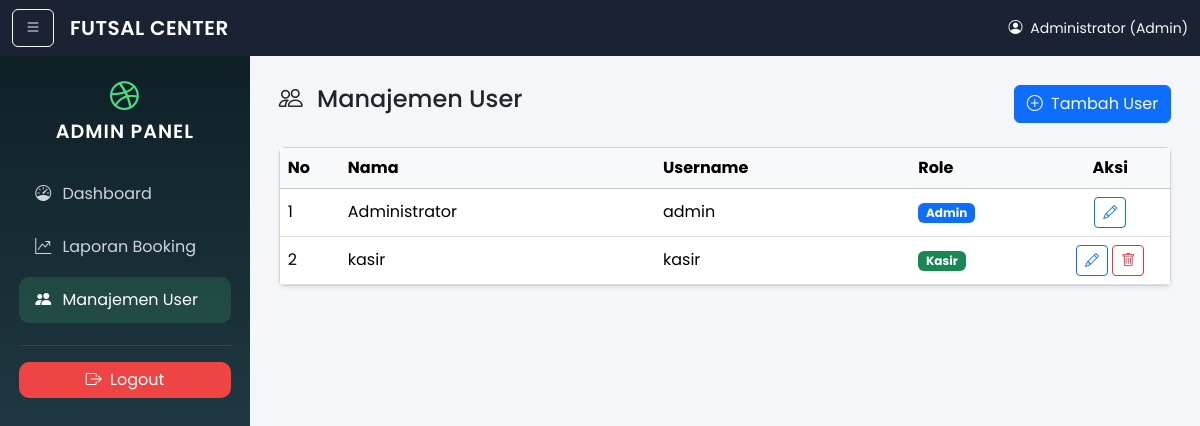
The page /admin/users.php (signed in) on the database its author committed.
### tables this page shows
CREATE TABLE `users` (
  `id` int(11) NOT NULL,
  `nama` varchar(100) NOT NULL,
  `username` varchar(50) NOT NULL,
  `password` varchar(255) NOT NULL,
  `role` enum('admin','kasir') NOT NULL,
  `status` enum('aktif','nonaktif') DEFAULT 'aktif',
  `created_at` timestamp NOT NULL DEFAULT current_timestamp()
);

### admin/users.php (the view, shortened to what this page needs)
<?php
require_once '../config/koneksi.php';
$users = $koneksi->query("SELECT * FROM users ORDER BY id ASC");
?>
<div class="d-flex justify-content-between align-items-center mb-4">
    <h4><i class="bi bi-people me-2"></i> Manajemen User</h4>
    <button class="btn btn-primary" data-bs-toggle="modal" data-bs-target="#modalTambahUser">
        <i class="bi bi-plus-circle me-1"></i> Tambah User
    </button>
</div>
<div class="card shadow-sm">
    <div class="card-body p-0">
        <table class="table table-hover mb-0 align-middle">
            <thead class="table-light">
                <tr>
                    <th width="60">No</th>
                    <th>Nama</th>
                    <th>Username</th>
                    <th width="140">Role</th>
                    <th width="120" class="text-center">Aksi</th>
                </tr>
            </thead>
            <tbody>
                <?php $no = 1;
                while ($u = $users->fetch_assoc()): ?>
                    <tr>
                        <td><?= $no++ ?></td>
                        <td><?= htmlspecialchars($u['nama']) ?></td>
                        <td><?= htmlspecialchars($u['username']) ?></td>
                        <td>
                            <span class="badge bg-<?= $u['role'] == 'admin' ? 'primary' : 'success' ?>">
                                <?= ucfirst($u['role']) ?>
                            </span>
                        </td>
                        <td class="text-center">
                            <button class="btn btn-sm btn-outline-primary" data-bs-toggle="modal"
                                data-bs-target="#modalEdit<?= $u['id'] ?>">
                                <i class="bi bi-pencil"></i>
                            </button>
                            <?php if ($u['id'] != $_SESSION['user_id']): ?>
                                <button class="btn btn-sm btn-outline-danger" data-bs-toggle="modal"
                                    data-bs-target="#modalHapus<?= $u['id'] ?>">
                                    <i class="bi bi-trash"></i>
                                </button>
                            <?php endif; ?>
                        </td>
                    </tr>
                <?php endwhile; ?>
            </tbody>
        </table>
    </div>
</div>
<?php
require 'layout.php';

### admin/layout.php (style rules this page uses)
body { font-family: 'Poppins', sans-serif; background: #f4f6f9; }

### rows shown on the page
users: nama "Administrator", username "admin", role "Admin"
users: nama "kasir", username "kasir", role "Kasir"

### other values the page prints
$_SESSION['nama'] "Administrator"
$_SESSION['role'] "Admin"
